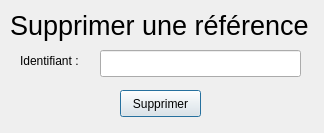
<?xml version="1.0" encoding="UTF-8"?>
<ui version="4.0">
 <class>supprimerRefClass</class>
 <widget class="QDialog" name="supprimerRefClass">
  <property name="geometry">
   <rect>
    <x>0</x>
    <y>0</y>
    <width>324</width>
    <height>133</height>
   </rect>
  </property>
  <property name="windowTitle">
   <string>supprimerRef</string>
  </property>
  <widget class="QLabel" name="label">
   <property name="geometry">
    <rect>
     <x>20</x>
     <y>50</y>
     <width>81</width>
     <height>21</height>
    </rect>
   </property>
   <property name="text">
    <string>Identifiant :</string>
   </property>
  </widget>
  <widget class="QLabel" name="titre">
   <property name="geometry">
    <rect>
     <x>10</x>
     <y>10</y>
     <width>311</width>
     <height>31</height>
    </rect>
   </property>
   <property name="font">
    <font>
     <pointsize>20</pointsize>
    </font>
   </property>
   <property name="text">
    <string>Supprimer une référence</string>
   </property>
  </widget>
  <widget class="QLineEdit" name="lineEdit_supprime">
   <property name="geometry">
    <rect>
     <x>100</x>
     <y>50</y>
     <width>201</width>
     <height>27</height>
    </rect>
   </property>
  </widget>
  <widget class="QPushButton" name="BoutonSupprimer">
   <property name="geometry">
    <rect>
     <x>120</x>
     <y>90</y>
     <width>81</width>
     <height>27</height>
    </rect>
   </property>
   <property name="text">
    <string>Supprimer</string>
   </property>
  </widget>
 </widget>
 <layoutdefault spacing="6" margin="11"/>
 <resources/>
 <connections/>
</ui>
